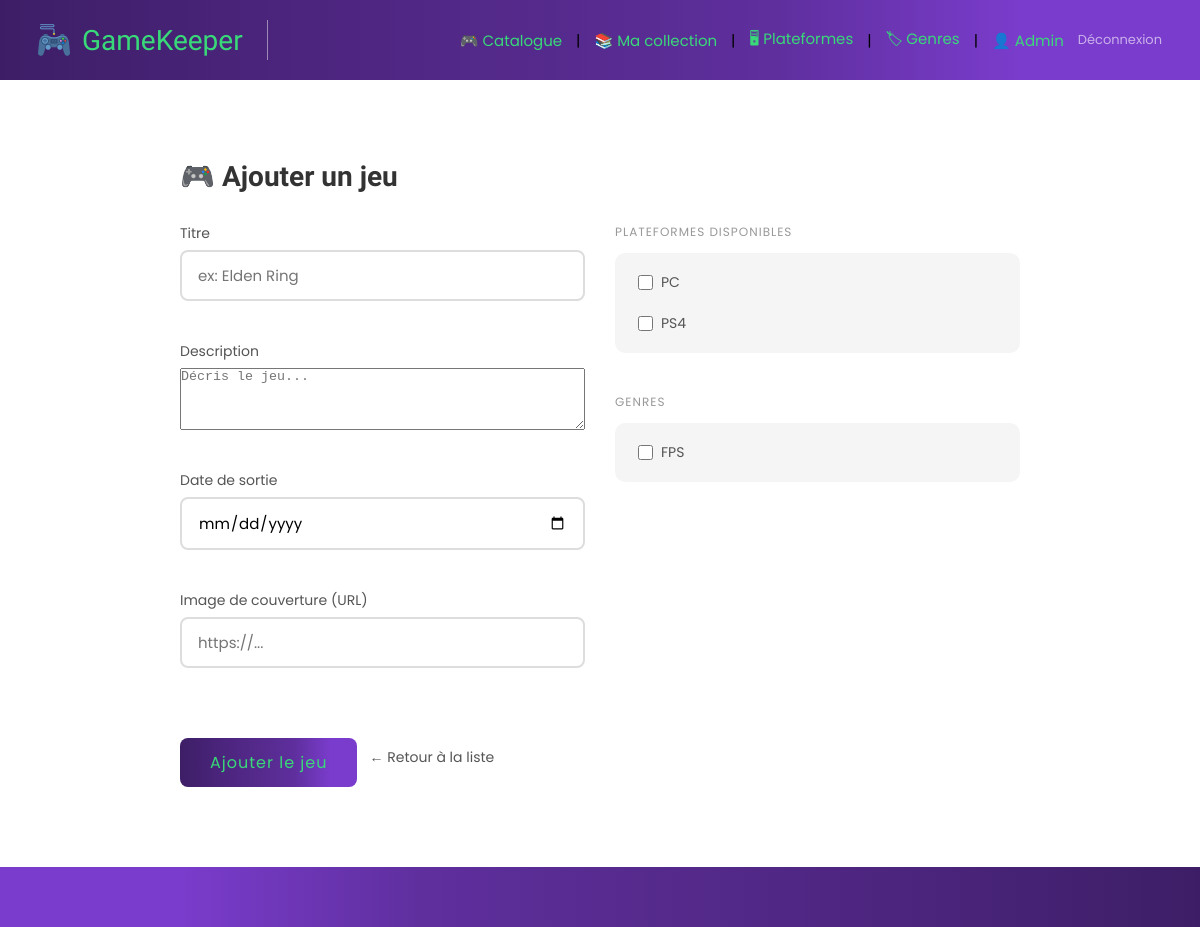
/public/?url=game/create (signed in), run on an earlier commit of the app's database.
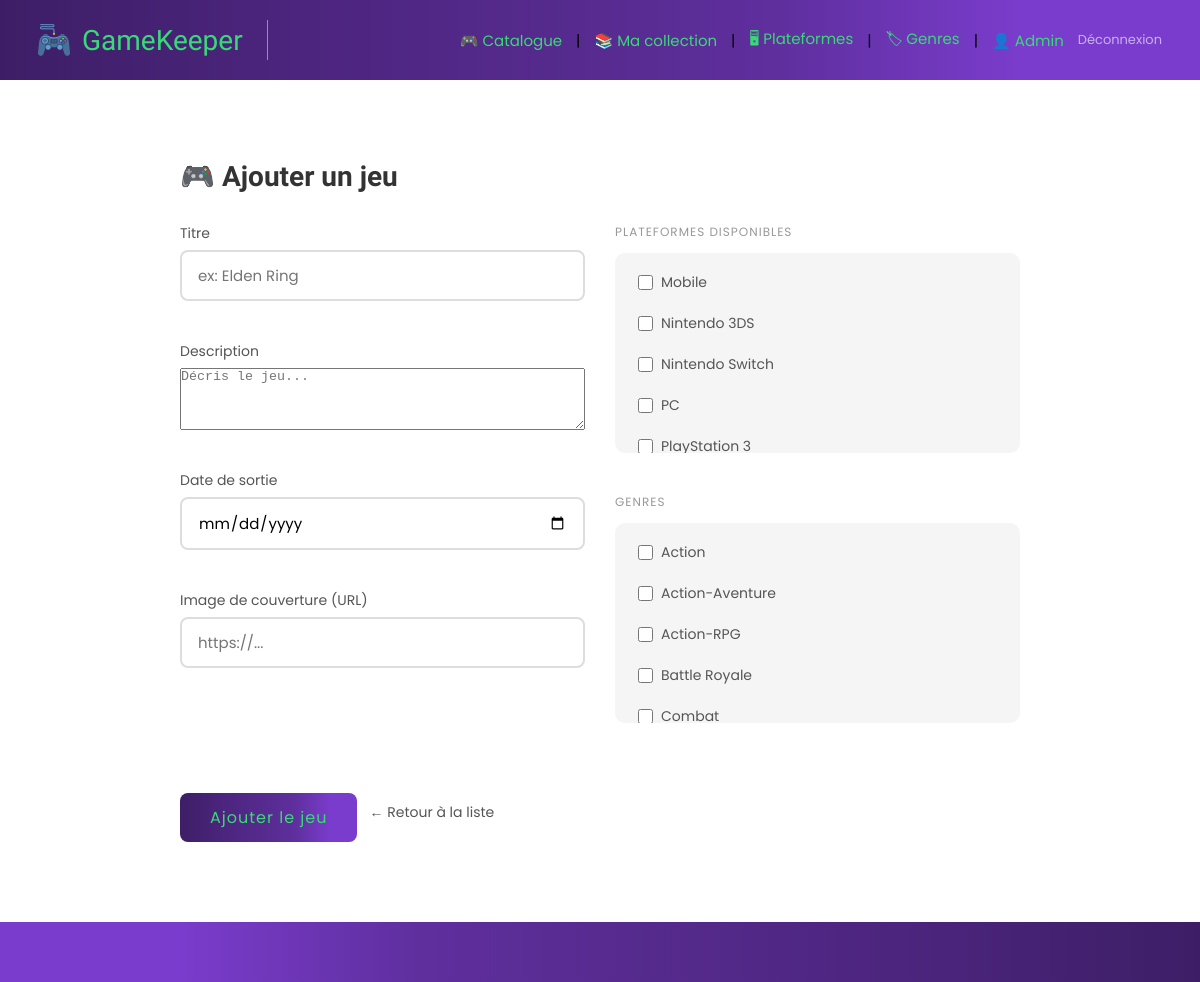
And on a later commit of the database.
### tables this page shows
CREATE TABLE `platforms` (
  `id` int(11) NOT NULL,
  `name` varchar(100) NOT NULL
);

CREATE TABLE `genres` (
  `id` int(11) NOT NULL,
  `name` varchar(100) NOT NULL
);

### app/Controllers/GameController.php (called while the page is built, shortened)
<?php
class GameController
{
    private PlatformModel   $platformModel;
    private GenreModel      $genreModel;
    public function __construct()
    {
        $this->platformModel = new PlatformModel();
        $this->genreModel    = new GenreModel();
    }
    public function create(): void
    {
        $platforms = $this->platformModel->findAll();
        $genres = $this->genreModel->findAll();
        require_once __DIR__ . '/../Views/game/create.php';
    }
}

### app/Router.php (called while the page is built, shortened)
<?php
class Router
{
    public function dispatch(string $url): void
    {
        $parts = explode('/', trim($url, '/'));
        $methodName = isset($parts[1]) && $parts [1] !== ''
        ? $parts [1]
        : 'index';
        $controller = new $controllerClass();
        $controller->$methodName();
    }
}

### public/index.php (called while the page is built, shortened)
<?php
$url = $_GET['url'] ?? '';
$router = new App\Router();
$router->dispatch($url);

### app/Models/Model.php (called while the page is built, shortened)
<?php
abstract class Model
{
    protected PDO $db;
    protected string $table;
    public function __construct()
    {
        $database = new Database();
        $this->db = $database->getConnection();
    }
    public function findAll(): array
    {
        $stmt = $this->db->query("SELECT * FROM {$this->table}");
        return $stmt->fetchAll();
    }
}

### config/Database.php (called while the page is built, shortened)
<?php
class Database{
    private $host = 'localhost';
    private $db_name = 'gamekeeper';
    private $username = 'root';
    private $password = '';
    private ?PDO $connection = null;
    public function getConnection(): PDO{
        if($this->connection === null){
            try{
                $this->connection = new PDO("mysql:host={$this->host};dbname={$this->db_name}", $this->username, $this->password);
                $this->connection->setAttribute(PDO::ATTR_ERRMODE, PDO::ERRMODE_EXCEPTION);
                $this->connection->setAttribute(PDO::ATTR_DEFAULT_FETCH_MODE, PDO::FETCH_ASSOC);
            } catch(PDOException $e){
                die("Connection error: " . $e->getMessage());
            }
        }
        return $this->connection;
    }
}

### app/Views/game/create.php (the view)
<?php require_once __DIR__ . '/../layout/header.php'; ?>
<main>
<div class="game-form-wrapper">
    <h1>🎮 Ajouter un jeu</h1>
    <form method="POST" action="/gamekeeper/public/?url=game/store">
        <div class="game-form-grid">
            <div class="game-form-left">
                <div class="form-group">
                    <label for="title">Titre</label>
                    <input type="text" id="title" name="title"
                           placeholder="ex: Elden Ring" required>
                </div>
                <div class="form-group">
                    <label for="description">Description</label>
                    <textarea id="description" name="description"
                              rows="4" placeholder="Décris le jeu..."></textarea>
                </div>
                <div class="form-group">
                    <label for="release_date">Date de sortie</label>
                    <input type="date" id="release_date" name="release_date">
                </div>
                <div class="form-group">
                    <label for="cover_image">Image de couverture (URL)</label>
                    <input type="text" id="cover_image" name="cover_image"
                           placeholder="https://...">
                </div>
            </div>
            <div class="game-form-right">
                <div class="form-group">
                    <span class="form-section-label">Plateformes disponibles</span>
                    <div class="checkbox-container">
                        <?php foreach ($platforms as $platform): ?>
                            <label class="checkbox-label">
                                <input type="checkbox"
                                       name="platform_ids[]"
                                       value="<?= $platform['id'] ?>">
                                <?= htmlspecialchars($platform['name']) ?>
                            </label>
                        <?php endforeach; ?>
                    </div>
                </div>
                <div class="form-group">
                    <span class="form-section-label">Genres</span>
                    <div class="checkbox-container">
                        <?php foreach ($genres as $genre): ?>
                            <label class="checkbox-label">
                                <input type="checkbox"
                                       name="genre_ids[]"
                                       value="<?= $genre['id'] ?>">
                                <?= htmlspecialchars($genre['name']) ?>
                            </label>
                        <?php endforeach; ?>
                    </div>
                </div>
            </div>
            <div class="game-form-actions">
                <button type="submit" class="btn-submit" style="width:auto; padding: 12px 30px;">
                    Ajouter le jeu
                </button>
                <a class="link-back" href="/gamekeeper/public/?url=game/index">
                    ← Retour à la liste
                </a>
            </div>
        </div>
    </form>
</div>
</main>
<?php require_once __DIR__ . '/../layout/footer.php'; ?>

What changed in the data, as far as the page shows it:
removed platforms: name "PS4"
removed genres: name "FPS"
added platforms: name "Mobile"
added platforms: name "Nintendo 3DS"
added platforms: name "Nintendo Switch"
added platforms: name "PlayStation 3"
added genres: name "Action"
added genres: name "Action-Aventure"
added genres: name "Action-RPG"
added genres: name "Battle Royale"
added genres: name "Combat"
